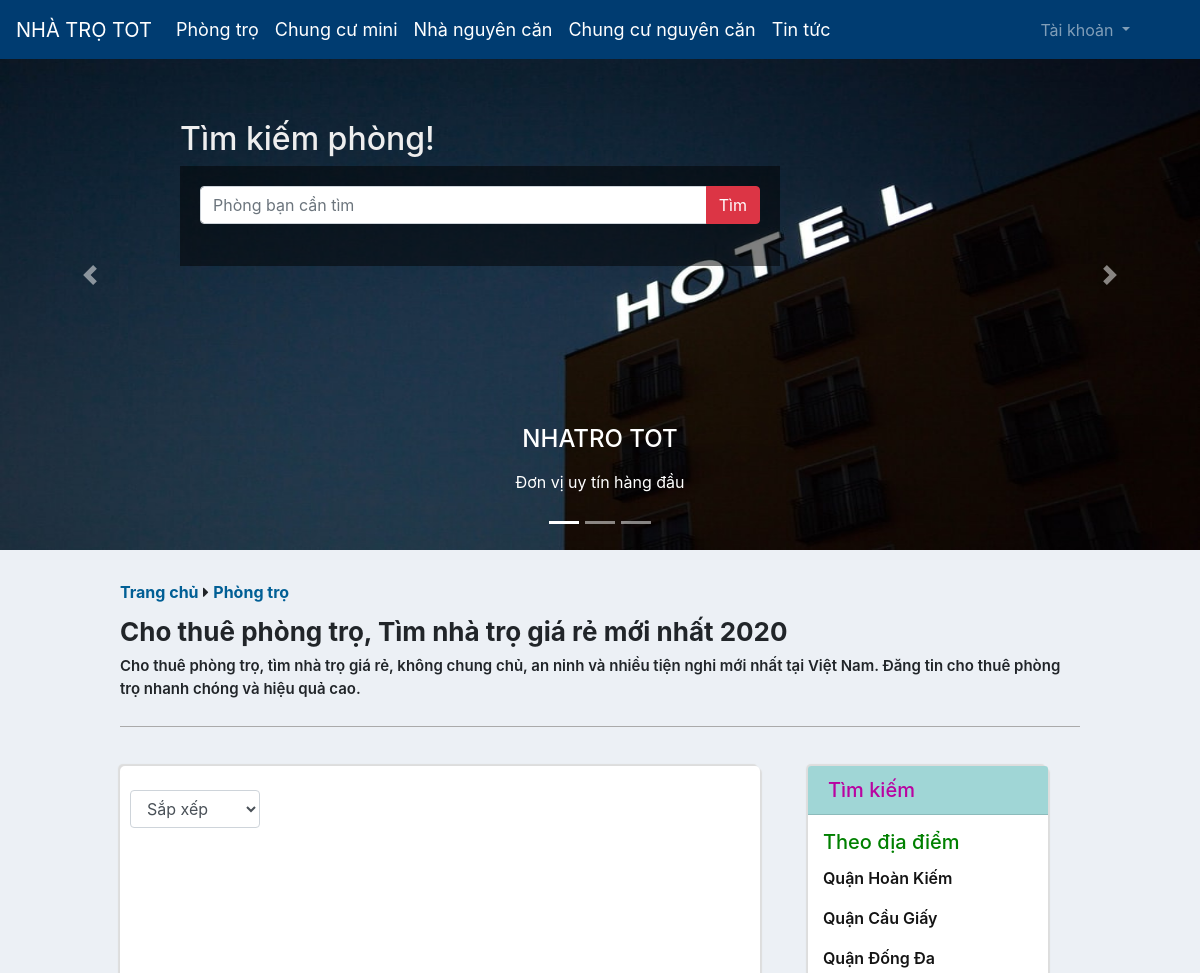
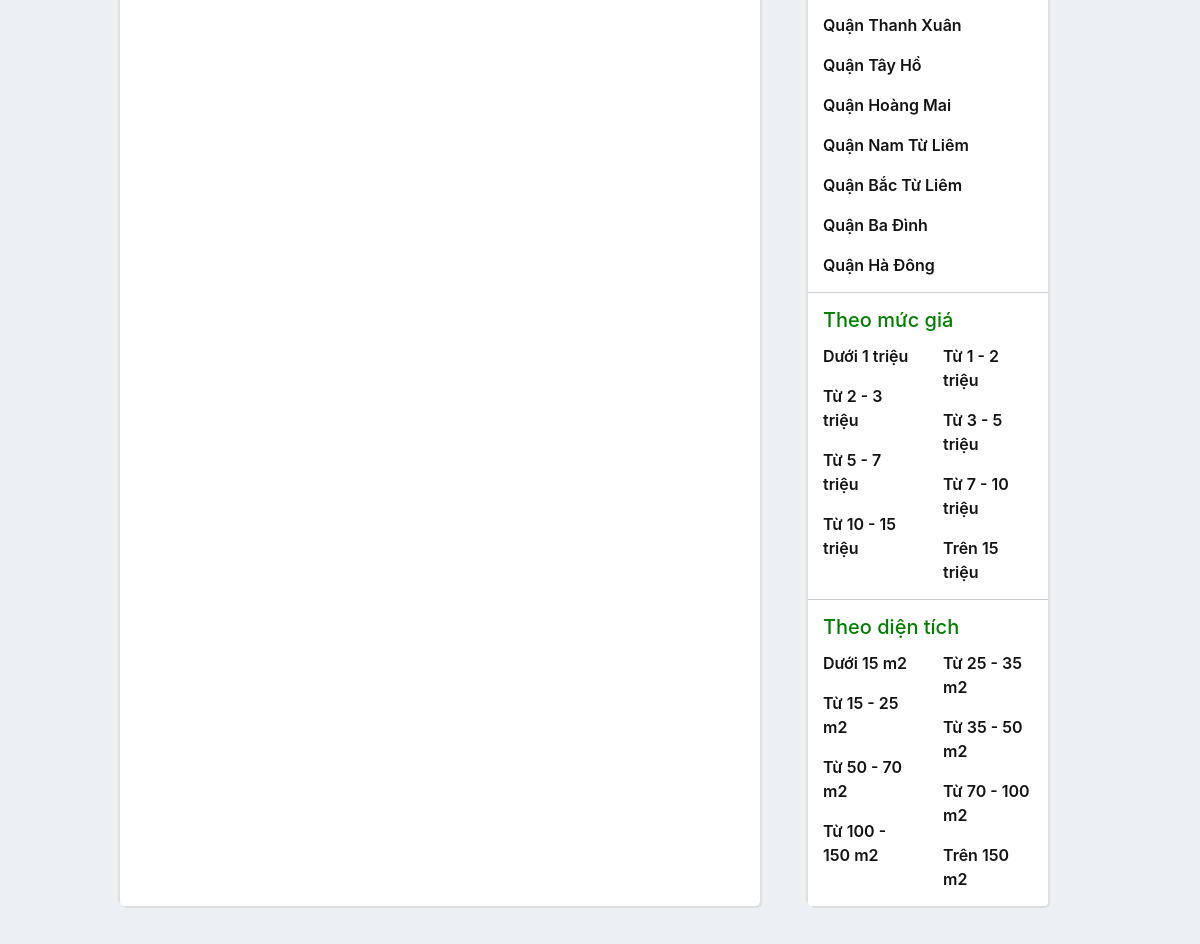
/Frontend/index.php?controller=products&action=locations&id=1 (upper part), run on an earlier commit of the app's database (2 pictures, top to bottom).
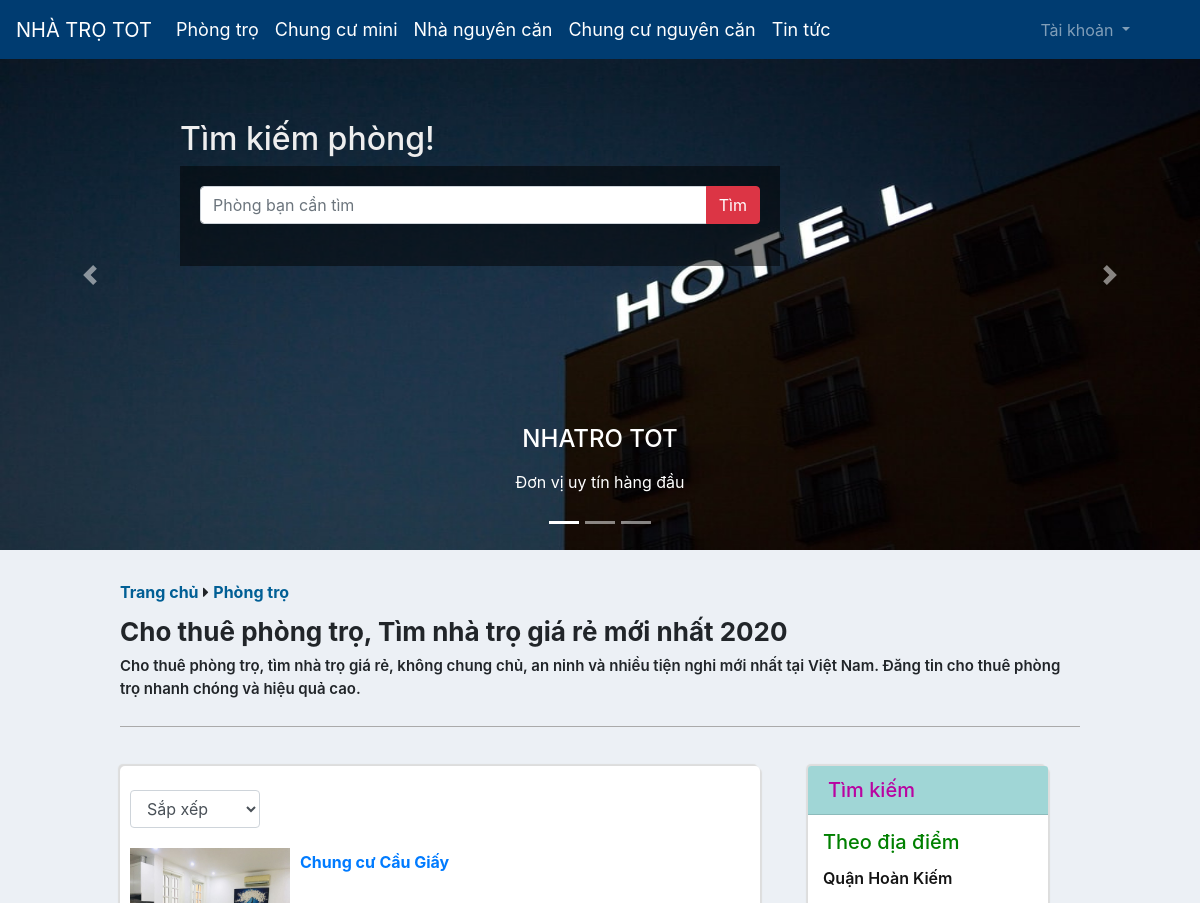
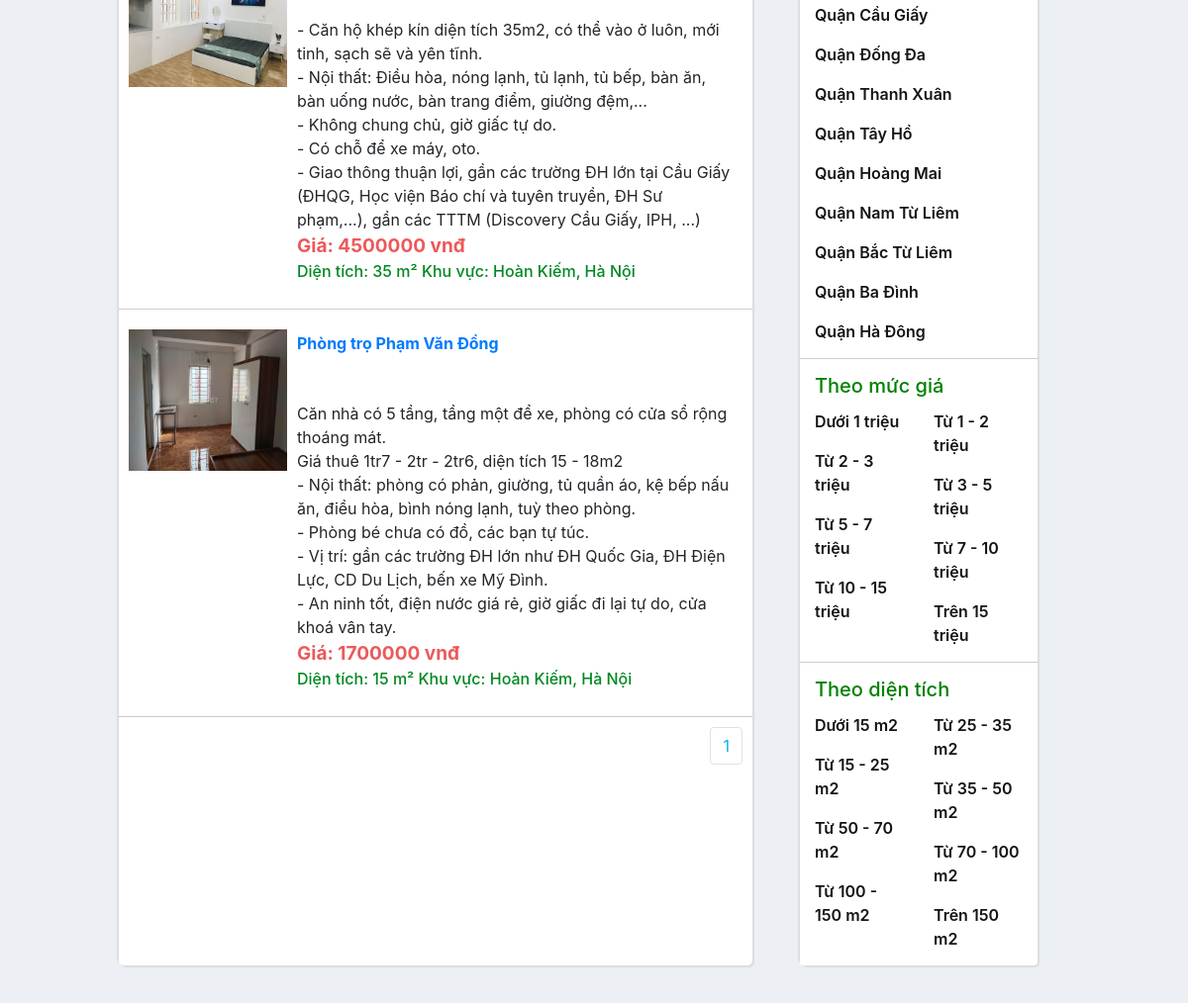
And on a later commit of the database (2 pictures, top to bottom).
### tables this page shows
CREATE TABLE `slide` (
  `id` int(11) NOT NULL,
  `photo` varchar(255) NOT NULL,
  `title` varchar(255) NOT NULL,
  `description` varchar(255) NOT NULL
);

CREATE TABLE `products` (
  `id` int(11) NOT NULL,
  `name` varchar(500) NOT NULL,
  `photo` varchar(255) NOT NULL,
  `owner_id` int(11) NOT NULL,
  `category_id` int(11) NOT NULL,
  `location_id` int(11) NOT NULL,
  `address` varchar(500) NOT NULL,
  `title` varchar(500) NOT NULL,
  `description` varchar(4000) NOT NULL,
  `area` double NOT NULL,
  `discount` double NOT NULL,
  `chung_chu` int(11) NOT NULL,
  `phong_tam` varchar(500) NOT NULL,
  `phong_bep` varchar(500) NOT NULL,
  `dieu_hoa` int(11) NOT NULL,
  `ban_cong` int(11) NOT NULL,
  `hot` int(11) NOT NULL,
  `gia_dien_nuoc` varchar(255) NOT NULL,
  `price` double NOT NULL,
  `quantities` int(11) NOT NULL,
  `date` date NOT NULL
);

### Frontend/Controllers/SlideController.php (called while the page is built)
<?php
	include "Models/SlideModel.php";
	class SlideController extends SlideModel{
		public function read(){
			$slides = $this->modelGetSlide();
			include "Views/SlideView.php";
		}
	}
 ?>

### Frontend/Models/SlideModel.php (called while the page is built, shortened)
<?php
	class SlideModel{
		public function modelGetSlide(){
			$conn = Connection::getInstance();
			$query = $conn->query("select * from slide order by id asc");
			return $query->fetchAll();
		}
	}
 ?>

### Frontend/Controllers/ProductsController.php (called while the page is built, shortened)
<?php
	include "Models/ProductsModel.php";
	class ProductsController extends ProductsModel{
		public function Locations(){
			$location_id = isset($_GET["id"]) ? $_GET["id"] : 0;
			$recordPerPage = 6;
			$numPage = ceil($this->modelTotalLocation($location_id)/$recordPerPage);
			$listRecordLocation = $this->modelReadLocation($location_id,$recordPerPage);
			include "Views/ProductsLocationView.php";
		}
	}
 ?>

### Frontend/Models/ProductsModel.php (called while the page is built, shortened)
<?php
	class ProductsModel
	{
		public function modelReadLocation($location_id,$recordPerPage){
			$total = $this->modelTotalLocation($location_id);
			$numPage = ceil($total/$recordPerPage);
			$page = isset($_GET["p"]) && $_GET["p"] > 0 ? $_GET["p"]-1 : 0;
			$from = $page * $recordPerPage;
			$conn = Connection::getInstance();
			$sqlOrderBy=" order by id desc ";
			$sort= isset($_GET["sort"]) ? $_GET["sort"] : "";
			$query = $conn->query("select * from products where location_id=$location_id $sqlOrderBy limit $from, $recordPerPage");
			return $query->fetchAll();
		}
		public function modelTotalLocation($location_id){
			$conn = Connection::getInstance();
			$query = $conn->query("select id from products where location_id=$location_id order by id desc");
			return $query->rowCount();
		}
	}
 ?>

### Frontend/Views/SlideView.php (the view, shortened to what the changed rows need)
<div id="carouselExampleCaptions" class="carousel slide" data-ride="carousel">
  <div class="carousel-inner">
  	<?php foreach ($slides as $rows):?>
    <div class="carousel-item <?php if($rows->id==5){echo "active";} ?>">
      <img src="../Assets/Upload/Slides/<?php echo $rows->photo; ?>" class="d-block w-100" alt="...">
      <div class="carousel-caption d-none d-md-block">
        <h4><?php echo $rows->title; ?></h4>
        <p><?php echo $rows->description; ?></p>
      </div>
    </div>
	<?php endforeach; ?>
  </div>
</div>

### Frontend/Views/ProductsLocationView.php (shortened to what the changed rows need)
<div class="danhsachphong col-md-12 col-lg-8">
	<br>
	<br><br>
	<?php foreach($listRecordLocation as $rows): ?>
		<div class="phong d-flex">
		    <img style="height: 143px;" src="../Assets/Upload/products/<?php echo $rows->photo ?>" alt="">
		    <div>
		        <h6><a href="#"><?php echo $rows->name; ?></a></h6>
		        <p class="tomtat"><?php echo $rows->description; ?></p>
		        <p class="gia">Giá: <?php echo $rows->price; ?> vnđ</p>
		        <p class="dientich">Diện tích: <?php echo $rows->area; ?> m² <span></span> Khu vực: Hoàn Kiếm, Hà Nội</p>
		    </div>
		</div>
	<?php endforeach; ?>
		<nav aria-label="...">
		    <ul class="pagination">
			  	<?php for($i = 1; $i <= $numPage; $i++): ?>
			    	<li class="page-item"><a style="color: #00afe8;" class="page-link" href="index.php?controller=products&action=locations&id=<?php echo $category_id; ?>&p=<?php echo $i; ?>"><?php echo $i;?></a></li>
			    <?php endfor; ?>
			  </ul>
		</nav>
</div>

What changed in the data, as far as the page shows it:
added products: photo (picture), name "Chung cư Cầu Giấy", description "- Căn hộ khép kín diện tích 35m2, có thể vào ở luôn, mới tinh, sạch sẽ và yên tĩnh. - Nội thất: Điều hòa, nóng lạnh, tủ lạnh, tủ bếp, bàn ăn, bàn uống nước, bàn trang điểm, giường đệm,... - Không chung chủ, giờ giấc tự do. - Có chỗ để xe máy, oto. - Giao thông thuận lợi, gần các trường ĐH lớn tại Cầu Giấy (ĐHQG, Học viện Báo chí và tuyên truyền, ĐH Sư phạm,...), gần các TTTM (Discovery Cầu Giấy, IPH, ...)", price "4500000", area "35"
added products: photo (picture), name "Phòng trọ Phạm Văn Đồng", description "Căn nhà có 5 tầng, tầng một để xe, phòng có cửa sổ rộng thoáng mát. Giá thuê 1tr7 - 2tr - 2tr6, diện tích 15 - 18m2 - Nội thất: phòng có phản, giường, tủ quần áo, kệ bếp nấu ăn, điều hòa, bình nóng lạnh, tuỳ theo phòng. - Phòng bé chưa có đồ, các bạn tự túc. - Vị trí: gần các trường ĐH lớn như ĐH Quốc Gia, ĐH Điện Lực, CD Du Lịch, bến xe Mỹ Đình. - An ninh tốt, điện nước giá rẻ, giờ giấc đi lại tự do, cửa khoá vân tay.", price "1700000", area "15"
Also different on the page:
new list line: "1"
